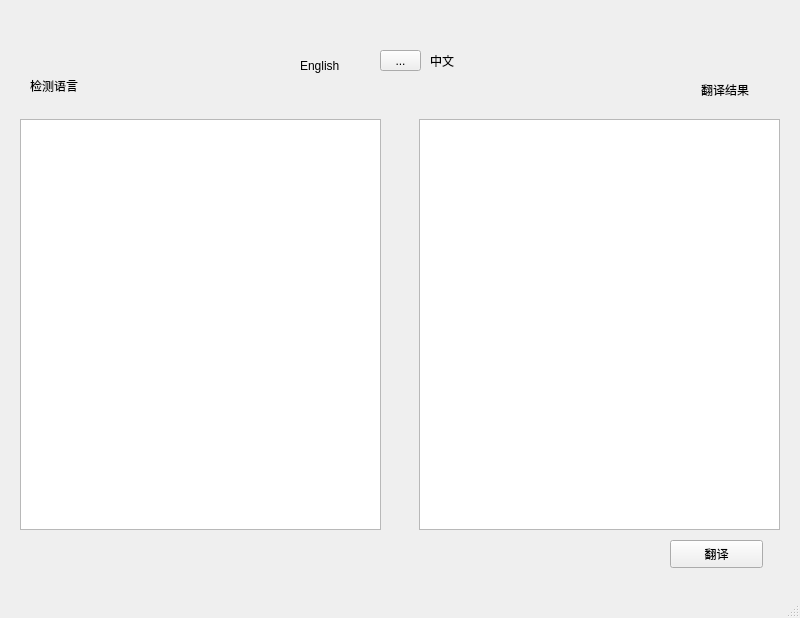
<?xml version="1.0" encoding="UTF-8"?>
<ui version="4.0">
 <class>MainWindow</class>
 <widget class="QMainWindow" name="MainWindow">
  <property name="geometry">
   <rect>
    <x>0</x>
    <y>0</y>
    <width>800</width>
    <height>618</height>
   </rect>
  </property>
  <property name="windowTitle">
   <string>MainWindow</string>
  </property>
  <widget class="QWidget" name="centralwidget">
   <widget class="QPlainTextEdit" name="input_txt">
    <property name="geometry">
     <rect>
      <x>20</x>
      <y>119</y>
      <width>361</width>
      <height>411</height>
     </rect>
    </property>
   </widget>
   <widget class="QTextBrowser" name="translate_res">
    <property name="geometry">
     <rect>
      <x>419</x>
      <y>119</y>
      <width>361</width>
      <height>411</height>
     </rect>
    </property>
   </widget>
   <widget class="QLabel" name="src">
    <property name="geometry">
     <rect>
      <x>300</x>
      <y>50</y>
      <width>71</width>
      <height>31</height>
     </rect>
    </property>
    <property name="text">
     <string>English</string>
    </property>
   </widget>
   <widget class="QLabel" name="tgt">
    <property name="geometry">
     <rect>
      <x>430</x>
      <y>50</y>
      <width>71</width>
      <height>21</height>
     </rect>
    </property>
    <property name="text">
     <string>中文</string>
    </property>
   </widget>
   <widget class="QLabel" name="detect_lang">
    <property name="geometry">
     <rect>
      <x>30</x>
      <y>70</y>
      <width>81</width>
      <height>31</height>
     </rect>
    </property>
    <property name="text">
     <string>检测语言</string>
    </property>
   </widget>
   <widget class="QLabel" name="tran_res">
    <property name="geometry">
     <rect>
      <x>701</x>
      <y>80</y>
      <width>71</width>
      <height>20</height>
     </rect>
    </property>
    <property name="text">
     <string>翻译结果</string>
    </property>
   </widget>
   <widget class="QToolButton" name="toolButton">
    <property name="geometry">
     <rect>
      <x>380</x>
      <y>50</y>
      <width>41</width>
      <height>21</height>
     </rect>
    </property>
    <property name="text">
     <string>...</string>
    </property>
   </widget>
   <widget class="QPushButton" name="execute_button">
    <property name="geometry">
     <rect>
      <x>670</x>
      <y>540</y>
      <width>93</width>
      <height>28</height>
     </rect>
    </property>
    <property name="text">
     <string>翻译</string>
    </property>
   </widget>
  </widget>
  <widget class="QMenuBar" name="menubar">
   <property name="geometry">
    <rect>
     <x>0</x>
     <y>0</y>
     <width>800</width>
     <height>26</height>
    </rect>
   </property>
  </widget>
  <widget class="QStatusBar" name="statusbar"/>
 </widget>
 <resources/>
 <connections/>
</ui>
